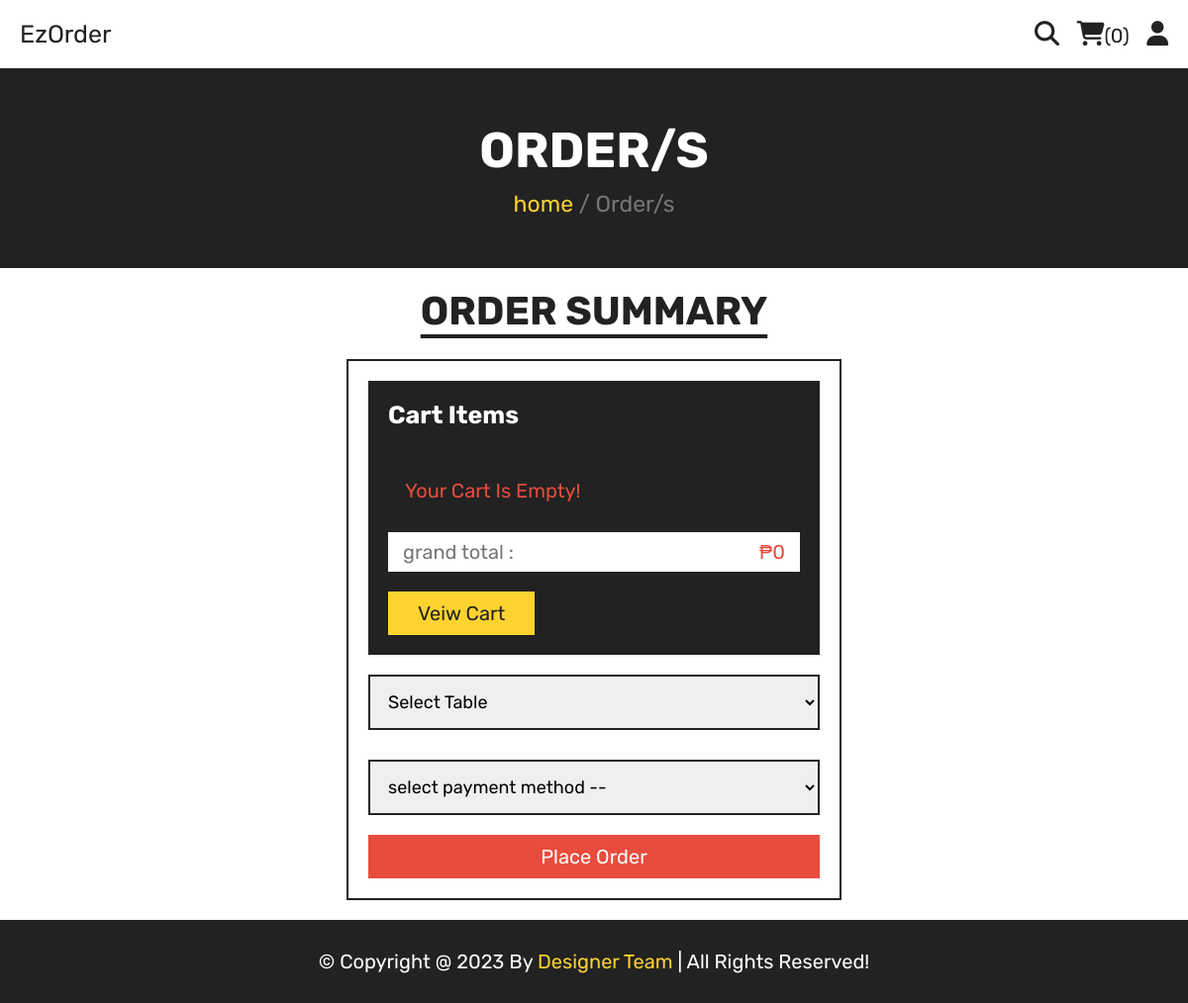
Before: /checkout.php with the older database file.
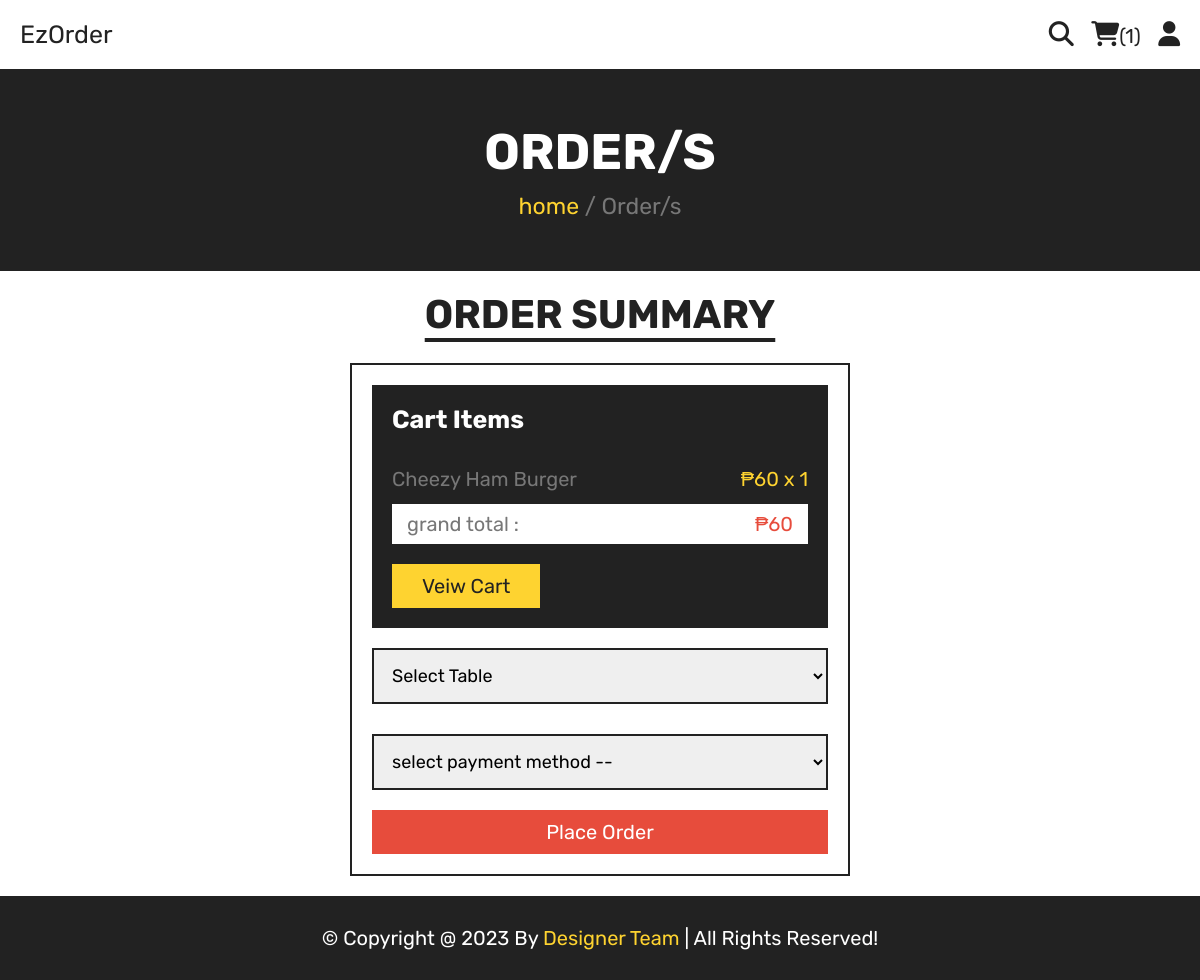
After: the same page with the newer database file.
### tables this page shows
CREATE TABLE `cart` (
  `id` int(100) NOT NULL,
  `user_id` int(100) NOT NULL,
  `pid` int(100) NOT NULL,
  `name` varchar(100) NOT NULL,
  `price` int(10) NOT NULL,
  `quantity` int(10) NOT NULL,
  `image` varchar(100) NOT NULL
);

### checkout.php (the view, shortened to what this page needs)
<?php
include 'components/connect.php';
$user_id = '1';
?>
<!DOCTYPE html>
<html lang="en">
<head>
   <link rel="stylesheet" href="https://cdnjs.cloudflare.com/ajax/libs/font-awesome/6.1.1/css/all.min.css">
   <link rel="stylesheet" href="css/style.css">
</head>
<body>
   <?php include 'components/kiosk_header.php'; ?>
   <div class="heading">
      <h3>ORDER/S</h3>
      <p><a href="kiosk.php">home</a> <span> / Order/s</span></p>
   </div>
   <section class="checkout">
      <h1 class="title">order summary</h1>
      <form action="" method="post">
         <div class="cart-items">
            <h3>cart items</h3>
            <?php
            $grand_total = 0;
            $select_cart = $conn->prepare("SELECT * FROM `cart` WHERE user_id = ?");
            $select_cart->execute([$user_id]);
            if ($select_cart->rowCount() > 0) {
               while ($fetch_cart = $select_cart->fetch(PDO::FETCH_ASSOC)) {
                  $grand_total += ($fetch_cart['price'] * $fetch_cart['quantity']);
            ?>
                  <p><span class="name"><?= $fetch_cart['name']; ?></span><span class="price">₱<?= $fetch_cart['price']; ?> x <?= $fetch_cart['quantity']; ?></span></p>
            <?php
               }
            } else {
               echo '<p class="empty">your cart is empty!</p>';
            }
            ?>
            <p class="grand-total"><span class="name">grand total :</span><span class="price">₱<?= $grand_total; ?></span></p>
            <a href="cart.php" class="btn">veiw cart</a>
         </div>
         <div class="user-info">
            <select name="address" id="#" class="box" required>
               <option value="" disabled selected>Select Table</option>
            </select>
            <select name="method" class="box" required>
               <option value="" disabled selected>select payment method --</option>
            </select>
            <input type="submit" value="place order" class="btn
            ?>" style="width:100%; background:var(--red); color:var(--white);" name="submit">
         </div>
      </form>
   </section>
   <?php include 'components/footer.php'; ?>
</body>
</html>

### components/kiosk_header.php (shortened to what this page needs)
<header class="header">
    <section class="flex">
        <a href="kiosk.php" class="logo">EzOrder</a>
        <div class="icons">
            <?php
            $count_cart_items = $conn->prepare("SELECT * FROM `cart` WHERE user_id = ?");
            $count_cart_items->execute([$user_id]);
            $total_cart_items = $count_cart_items->rowCount();
            ?>
            <a href="search.php"><i class="fas fa-search"></i></a>
            <a href="cart.php"><i class="fas fa-shopping-cart"></i><span>(<?= $total_cart_items; ?>)</span></a>
            <div id="user-btn" class="fas fa-user" hidden></div>
        </div>
    </section>
</header>

Changed rows visible on the page:
added cart: name "Cheezy Ham Burger", price "60", quantity "1"
Other visible differences:
$total_cart_items: "0" → "1"
$grand_total: "0" → "60"
text no longer shown: "Your Cart Is Empty!"
